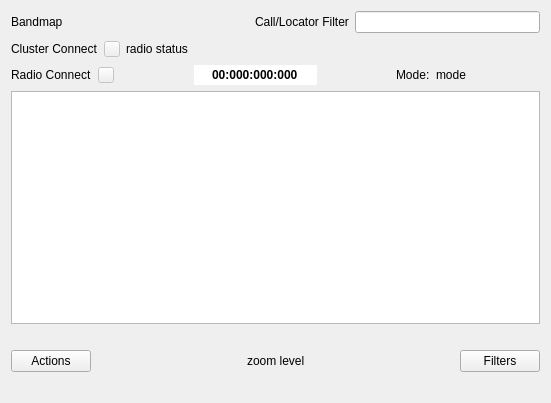
<?xml version="1.0" encoding="UTF-8"?>
<ui version="4.0">
 <class>BandmapClientFrame</class>
 <widget class="QFrame" name="BandmapClientFrame">
  <property name="geometry">
   <rect>
    <x>0</x>
    <y>0</y>
    <width>551</width>
    <height>403</height>
   </rect>
  </property>
  <property name="windowTitle">
   <string/>
  </property>
  <property name="autoFillBackground">
   <bool>true</bool>
  </property>
  <layout class="QVBoxLayout" name="verticalLayout">
   <item>
    <layout class="QHBoxLayout" name="horizontalLayout_4">
     <item>
      <widget class="QLabel" name="label_3">
       <property name="text">
        <string>Bandmap</string>
       </property>
      </widget>
     </item>
     <item>
      <spacer name="horizontalSpacer_4">
       <property name="orientation">
        <enum>Qt::Horizontal</enum>
       </property>
       <property name="sizeHint" stdset="0">
        <size>
         <width>40</width>
         <height>20</height>
        </size>
       </property>
      </spacer>
     </item>
     <item>
      <widget class="QLabel" name="callLocLabel">
       <property name="text">
        <string>Call/Locator Filter</string>
       </property>
      </widget>
     </item>
     <item>
      <widget class="QLineEdit" name="textFilterEdit">
       <property name="focusPolicy">
        <enum>Qt::ClickFocus</enum>
       </property>
       <property name="clearButtonEnabled">
        <bool>true</bool>
       </property>
      </widget>
     </item>
    </layout>
   </item>
   <item>
    <layout class="QHBoxLayout" name="horizontalLayout_5">
     <item>
      <widget class="QLabel" name="label">
       <property name="text">
        <string>Cluster Connect</string>
       </property>
      </widget>
     </item>
     <item>
      <widget class="QPushButton" name="clusterStatusIndicator">
       <property name="enabled">
        <bool>false</bool>
       </property>
       <property name="maximumSize">
        <size>
         <width>16</width>
         <height>16</height>
        </size>
       </property>
       <property name="focusPolicy">
        <enum>Qt::NoFocus</enum>
       </property>
       <property name="text">
        <string/>
       </property>
      </widget>
     </item>
     <item>
      <widget class="QLabel" name="radioStatusMsg">
       <property name="text">
        <string>radio status</string>
       </property>
      </widget>
     </item>
     <item>
      <spacer name="horizontalSpacer_5">
       <property name="orientation">
        <enum>Qt::Horizontal</enum>
       </property>
       <property name="sizeHint" stdset="0">
        <size>
         <width>40</width>
         <height>20</height>
        </size>
       </property>
      </spacer>
     </item>
    </layout>
   </item>
   <item>
    <layout class="QHBoxLayout" name="horizontalLayout_2">
     <item>
      <widget class="QLabel" name="radioStatusLabel">
       <property name="text">
        <string>Radio Connect</string>
       </property>
      </widget>
     </item>
     <item>
      <widget class="QPushButton" name="radioStatusIndicator">
       <property name="enabled">
        <bool>false</bool>
       </property>
       <property name="maximumSize">
        <size>
         <width>16</width>
         <height>16</height>
        </size>
       </property>
       <property name="focusPolicy">
        <enum>Qt::NoFocus</enum>
       </property>
       <property name="text">
        <string/>
       </property>
      </widget>
     </item>
     <item>
      <spacer name="horizontalSpacer_2">
       <property name="orientation">
        <enum>Qt::Horizontal</enum>
       </property>
       <property name="sizeHint" stdset="0">
        <size>
         <width>40</width>
         <height>20</height>
        </size>
       </property>
      </spacer>
     </item>
     <item>
      <widget class="QLineEdit" name="freqDisplay">
       <property name="font">
        <font>
         <weight>75</weight>
         <bold>true</bold>
        </font>
       </property>
       <property name="focusPolicy">
        <enum>Qt::NoFocus</enum>
       </property>
       <property name="text">
        <string>00:000:000:000</string>
       </property>
       <property name="maxLength">
        <number>20</number>
       </property>
       <property name="frame">
        <bool>false</bool>
       </property>
       <property name="alignment">
        <set>Qt::AlignCenter</set>
       </property>
       <property name="readOnly">
        <bool>true</bool>
       </property>
      </widget>
     </item>
     <item>
      <spacer name="horizontalSpacer_7">
       <property name="orientation">
        <enum>Qt::Horizontal</enum>
       </property>
       <property name="sizeHint" stdset="0">
        <size>
         <width>40</width>
         <height>20</height>
        </size>
       </property>
      </spacer>
     </item>
     <item>
      <widget class="QLabel" name="modeLabel">
       <property name="text">
        <string>Mode:</string>
       </property>
      </widget>
     </item>
     <item>
      <widget class="QLabel" name="mode">
       <property name="text">
        <string>mode</string>
       </property>
      </widget>
     </item>
     <item>
      <spacer name="horizontalSpacer_3">
       <property name="orientation">
        <enum>Qt::Horizontal</enum>
       </property>
       <property name="sizeHint" stdset="0">
        <size>
         <width>40</width>
         <height>20</height>
        </size>
       </property>
      </spacer>
     </item>
    </layout>
   </item>
   <item>
    <widget class="BandmapGraphicsPanel" name="bandmapGraphicsView">
     <property name="focusPolicy">
      <enum>Qt::NoFocus</enum>
     </property>
    </widget>
   </item>
   <item>
    <widget class="QLabel" name="mouseInFrameLabel">
     <property name="text">
      <string/>
     </property>
    </widget>
   </item>
   <item>
    <layout class="QHBoxLayout" name="horizontalLayout">
     <item>
      <widget class="QPushButton" name="actionsButton">
       <property name="focusPolicy">
        <enum>Qt::NoFocus</enum>
       </property>
       <property name="text">
        <string>Actions</string>
       </property>
      </widget>
     </item>
     <item>
      <spacer name="horizontalSpacer">
       <property name="orientation">
        <enum>Qt::Horizontal</enum>
       </property>
       <property name="sizeHint" stdset="0">
        <size>
         <width>40</width>
         <height>20</height>
        </size>
       </property>
      </spacer>
     </item>
     <item>
      <widget class="QLabel" name="zoomLevelLabel">
       <property name="text">
        <string>zoom level</string>
       </property>
      </widget>
     </item>
     <item>
      <spacer name="horizontalSpacer_6">
       <property name="orientation">
        <enum>Qt::Horizontal</enum>
       </property>
       <property name="sizeHint" stdset="0">
        <size>
         <width>40</width>
         <height>20</height>
        </size>
       </property>
      </spacer>
     </item>
     <item>
      <widget class="QPushButton" name="filtersPushBut">
       <property name="focusPolicy">
        <enum>Qt::NoFocus</enum>
       </property>
       <property name="text">
        <string>Filters</string>
       </property>
      </widget>
     </item>
    </layout>
   </item>
   <item>
    <widget class="QLabel" name="filterText">
     <property name="text">
      <string/>
     </property>
    </widget>
   </item>
  </layout>
 </widget>
 <customwidgets>
  <customwidget>
   <class>BandmapGraphicsPanel</class>
   <extends>QGraphicsView</extends>
   <header>bandmapgraphicspanel.h</header>
  </customwidget>
 </customwidgets>
 <resources/>
 <connections/>
</ui>
